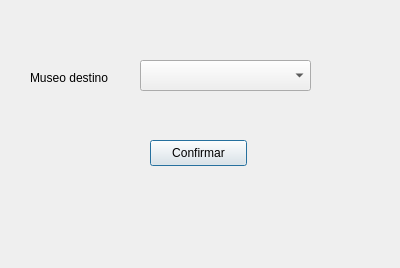
<?xml version="1.0" encoding="UTF-8"?>
<ui version="4.0">
 <class>Dialog</class>
 <widget class="QDialog" name="Dialog">
  <property name="geometry">
   <rect>
    <x>0</x>
    <y>0</y>
    <width>400</width>
    <height>268</height>
   </rect>
  </property>
  <property name="windowTitle">
   <string>Dialog</string>
  </property>
  <widget class="QComboBox" name="museos">
   <property name="geometry">
    <rect>
     <x>140</x>
     <y>60</y>
     <width>171</width>
     <height>31</height>
    </rect>
   </property>
  </widget>
  <widget class="QLabel" name="label">
   <property name="geometry">
    <rect>
     <x>30</x>
     <y>70</y>
     <width>101</width>
     <height>16</height>
    </rect>
   </property>
   <property name="text">
    <string>Museo destino</string>
   </property>
  </widget>
  <widget class="QPushButton" name="confirmar">
   <property name="geometry">
    <rect>
     <x>150</x>
     <y>140</y>
     <width>97</width>
     <height>26</height>
    </rect>
   </property>
   <property name="text">
    <string>Confirmar</string>
   </property>
  </widget>
 </widget>
 <resources/>
 <connections/>
</ui>
